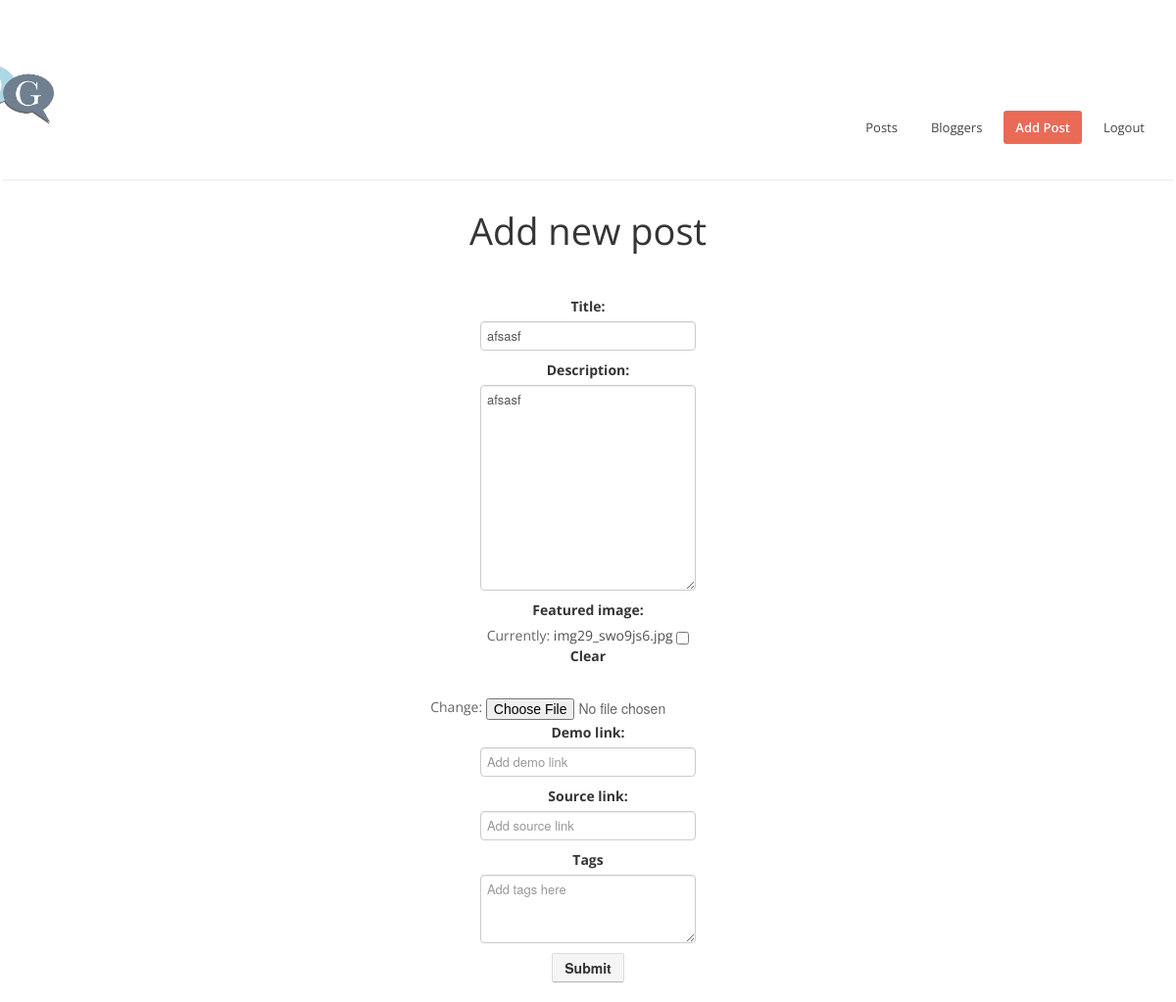
Before: /projects/project/0736738fea844fbcb1c5ae0706cec6c6/update (signed in) with the older database file.
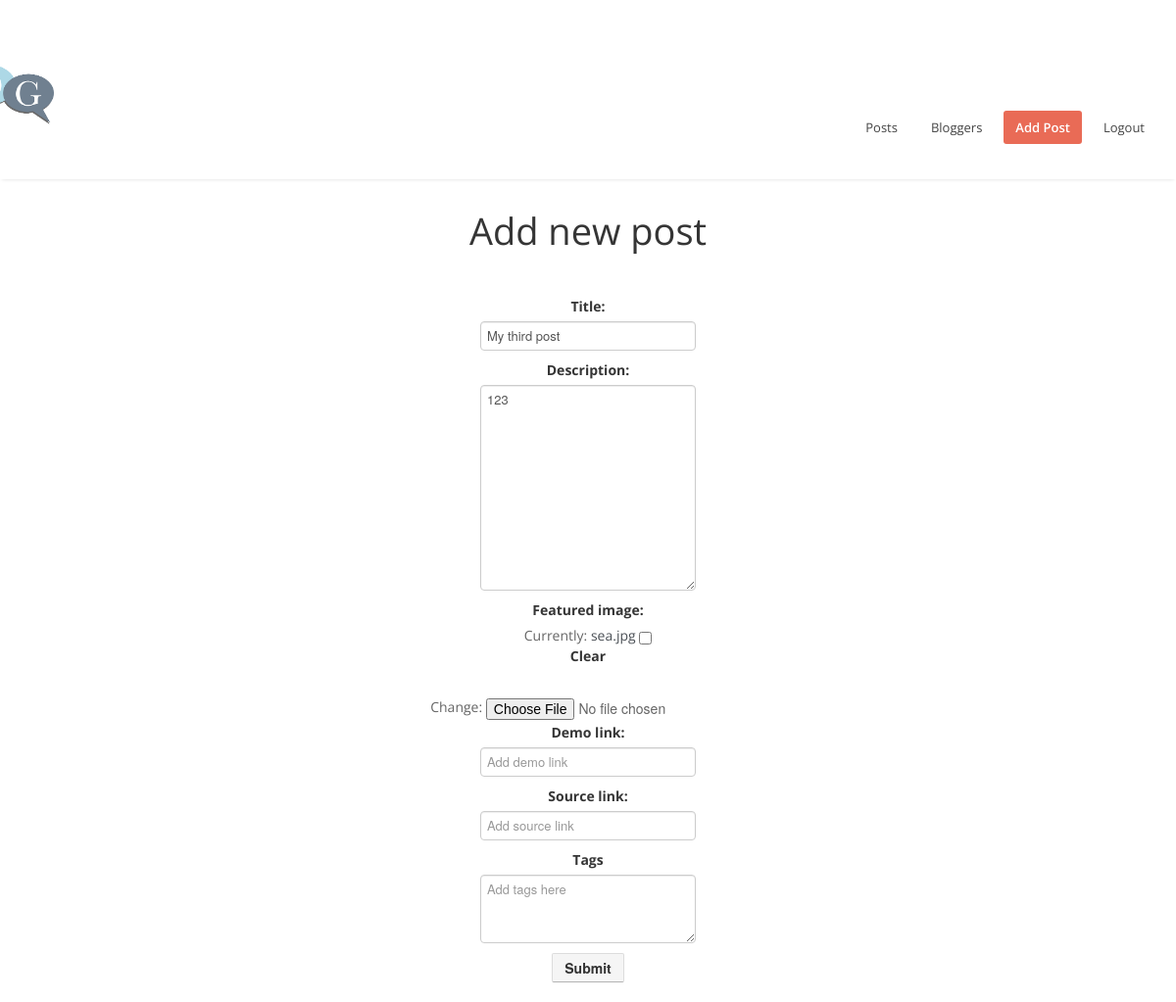
After: the same page with the newer database file.
### projects/models.py (models this page shows, shortened)
class Project(models.Model):
    owner = models.ForeignKey(Profile,on_delete=models.SET_NULL,null=True,blank=True)
    title = models.CharField(max_length=150)
    description = models.TextField(null=True,blank=True) #null je database requirement a blank je  django(kada ga koristimo u formi) requirement
    featured_image = models.ImageField(null=True,blank=True,default='default.jpg') # slika ce se uplodovati u MEDIA_ROOT iz settings.py
    demo_link = models.CharField(max_length=2000,null=True,blank=True)
    source_link = models.CharField(max_length=2000,null=True,blank=True)
    created = models.DateTimeField(auto_now=True)
    id = models.UUIDField(default=uuid.uuid4,unique=True,primary_key=True,editable=False) #ovo polje ne moramo da unosimo
    class Meta:
        ordering= ['-created','title']

### projects/views.py (the view)
# urls.py: path('project/<pk>/update',views.updateProject,name='update-project'),
@login_required(login_url='login')
def updateProject(request,pk):
    profile = request.user.profile
    project = profile.project_set.get(id=pk) #ovo radimo da ne bi neko ko zna rutu nekog posta, a ko nije vlasnik posta isti editovao
    form = ProjectForm(instance=project)
    if request.method=='POST':
        form = ProjectForm(request.POST,request.FILES,instance=project) #da stalno ne bi pravio nove projecte
        if form.is_valid():
            project = form.save()
            return redirect('/projects') #mogli smo i u form action da stavimo ovo
    context={'form':form,'project':project}
    return render(request,'projects/project_form.html',context)

### projects/forms.py
class ProjectForm(forms.ModelForm):
    class Meta:
        model=Project
        exclude=['owner']
    def __init__(self,*args,**kwargs):
        super(ProjectForm,self).__init__(*args,**kwargs)
        self.fields['title'].widget.attrs.update({'class':'input','placeholder':'Add title'}) #ovako smo polju title promijenili klasu
        self.fields['description'].widget.attrs.update({'class': 'input', 'placeholder': 'Add description'})
        self.fields['demo_link'].widget.attrs.update({'class': 'input', 'placeholder': 'Add demo link'})
        self.fields['source_link'].widget.attrs.update({'class': 'input', 'placeholder': 'Add source link'})

### projects/templates/projects/project_form.html (shortened to what this page needs)
{% extends 'base.html' %}
{% block add_active %}active{% endblock %}
{% block content %}
    <main class="formPage my-xl">
        <div class="content-box">
            <div class="formWrapper">
                <h1 style="text-align: center;margin-top: 2rem">Add new post</h1>
                <br>
                <form class="form" method="POST" enctype="multipart/form-data" style="text-align: center">
                    {% for field in form %}
                        <div class="form__field">
                        <label for="formInput#text">{{ field.label}}: </label>
                            {{ field }}
                        </div>
                    {% endfor %}
                    <div class="form__field">
                     <div class="form__field">
                        <label for="formInput#text">Tags </label>
                         <textarea name="newtags" class="input" placeholder="Add tags here" id="" cols="30" rows="3"></textarea>
                        </div>
                    <input class="btn btn--sub btn--lg  my-md" type="submit" value="Submit" />
                </form>
            </div>
        </div>
    </main>
{% endblock %}

Changed rows visible on the page:
changed Project: title "afsasf" → "My third post"; description "afsasf" → "123"
Other visible differences:
text no longer shown: "Currently: img29_swo9js6.jpg Clear Change:"
text now shown: "Currently: sea.jpg Clear Change:"
